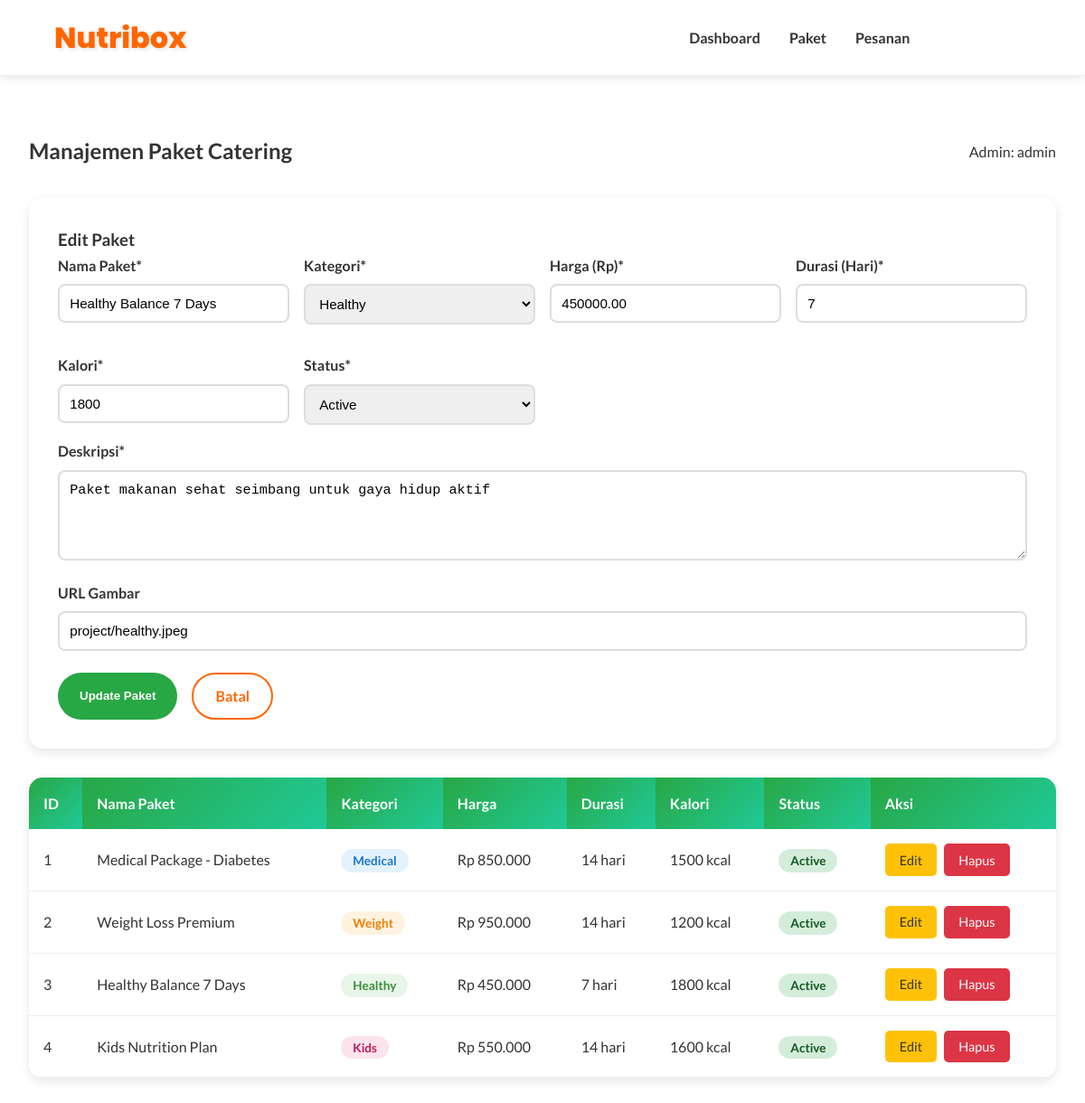
Page /manage_paket.php?edit=3 (signed in) on the committed database.
### tables this page shows
CREATE TABLE paket_catering (
    id INT(11) PRIMARY KEY AUTO_INCREMENT,
    nama_paket VARCHAR(100) NOT NULL,
    kategori ENUM('medical', 'weight', 'healthy', 'kids') NOT NULL,
    deskripsi TEXT,
    harga DECIMAL(10,2) NOT NULL,
    durasi INT(11) DEFAULT 7 COMMENT 'Durasi dalam hari',
    kalori INT(11),
    status ENUM('active', 'inactive') DEFAULT 'active',
    gambar VARCHAR(255),
    created_at TIMESTAMP DEFAULT CURRENT_TIMESTAMP,
    updated_at TIMESTAMP DEFAULT CURRENT_TIMESTAMP ON UPDATE CURRENT_TIMESTAMP
);

### manage_paket.php (the view, shortened to what this page needs)
<?php
require_once 'koneksi.php';
$username = $_SESSION['username'];
$edit_data = null;
if (isset($_GET['edit'])) {
    $id = (int)$_GET['edit'];
    $result = mysqli_query($conn, "SELECT * FROM paket_catering WHERE id = $id");
    $edit_data = mysqli_fetch_assoc($result);
}
$paket_list = mysqli_query($conn, "SELECT * FROM paket_catering ORDER BY created_at DESC");
?>
<!DOCTYPE html>
<html lang="id">
<head>
    <link rel="stylesheet" href="style.css">
</head>
<body>
    <header>
        <div class="container">
            <h1>Nutribox</h1>
            <nav>
                <ul>
                    <li><a href="dashboard.php">Dashboard</a></li>
                    <li><a href="manage_paket.php">Paket</a></li>
                    <li><a href="manage_pesanan.php">Pesanan</a></li>
                    <li><a href="logout.php" class="btn-logout">Logout</a></li>
                </ul>
            </nav>
        </div>
    </header>
    <div class="crud-container">
        <div class="crud-header">
            <h2>Manajemen Paket Catering</h2>
            <span>Admin: <?php echo htmlspecialchars($username); ?></span>
        </div>
        <div class="form-container">
            <h3><?php echo $edit_data ? 'Edit Paket' : 'Tambah Paket Baru'; ?></h3>
            <form method="POST" action="">
                <div class="form-grid">
                    <div class="form-group">
                        <label>Nama Paket*</label>
                        <input type="text" name="nama_paket" value="<?php echo $edit_data['nama_paket'] ?? ''; ?>" required>
                    </div>
                    <div class="form-group">
                        <label>Kategori*</label>
                        <select name="kategori" required>
                            <option value="healthy" <?php echo ($edit_data['kategori'] ?? '') == 'healthy' ? 'selected' : ''; ?>>Healthy</option>
                        </select>
                    </div>
                    <div class="form-group">
                        <label>Harga (Rp)*</label>
                        <input type="number" name="harga" value="<?php echo $edit_data['harga'] ?? ''; ?>" step="1000" required>
                    </div>
                    <div class="form-group">
                        <label>Durasi (Hari)*</label>
                        <input type="number" name="durasi" value="<?php echo $edit_data['durasi'] ?? 7; ?>" required>
                    </div>
                    <div class="form-group">
                        <label>Kalori*</label>
                        <input type="number" name="kalori" value="<?php echo $edit_data['kalori'] ?? ''; ?>" required>
                    </div>
                    <div class="form-group">
                        <label>Status*</label>
                        <select name="status" required>
                            <option value="active" <?php echo ($edit_data['status'] ?? 'active') == 'active' ? 'selected' : ''; ?>>Active</option>
                        </select>
                    </div>
                </div>
                <div class="form-group">
                    <label>Deskripsi*</label>
                    <textarea name="deskripsi" required><?php echo $edit_data['deskripsi'] ?? ''; ?></textarea>
                </div>
                <div class="form-group">
                    <label>URL Gambar</label>
                    <input type="text" name="gambar" value="<?php echo $edit_data['gambar'] ?? 'project/default.jpeg'; ?>">
                </div>
                <div style="display: flex; gap: 1rem; margin-top: 1.5rem;">
                    <button type="submit" class="btn btn-primary">
                        <?php echo $edit_data ? 'Update Paket' : 'Tambah Paket'; ?>
                    </button>
                    <?php if ($edit_data): ?>
                        <a href="manage_paket.php" class="btn btn-outline">Batal</a>
                    <?php endif; ?>
                </div>
            </form>
        </div>
        <div class="table-container">
            <table>
                <thead>
                    <tr>
                        <th>ID</th>
                        <th>Nama Paket</th>
                        <th>Kategori</th>
                        <th>Harga</th>
                        <th>Durasi</th>
                        <th>Kalori</th>
                        <th>Status</th>
                        <th>Aksi</th>
                    </tr>
                </thead>
                <tbody>
                    <?php while ($row = mysqli_fetch_assoc($paket_list)): ?>
                    <tr>
                        <td><?php echo $row['id']; ?></td>
                        <td><?php echo htmlspecialchars($row['nama_paket']); ?></td>
                        <td>
                            <span class="badge badge-<?php echo $row['kategori']; ?>">
                                <?php echo ucfirst($row['kategori']); ?>
                            </span>
                        </td>
                        <td>Rp <?php echo number_format($row['harga'], 0, ',', '.'); ?></td>
                        <td><?php echo $row['durasi']; ?> hari</td>
                        <td><?php echo $row['kalori']; ?> kcal</td>
                        <td>
                            <span class="badge badge-<?php echo $row['status']; ?>">
                                <?php echo ucfirst($row['status']); ?>
                            </span>
                        </td>
                        <td>
                            <div class="action-buttons">
                                <a href="?edit=<?php echo $row['id']; ?>" class="btn-small btn-edit">Edit</a>
                                <a href="?delete=<?php echo $row['id']; ?>"
                                   class="btn-small btn-delete"
                                   onclick="return confirm('Yakin ingin menghapus paket ini?')">Hapus</a>
                            </div>
                        </td>
                    </tr>
                    <?php endwhile; ?>
                </tbody>
            </table>
        </div>
    </div>
</body>
</html>

### style.css (style rules this page uses)
* { margin: 0; padding: 0; box-sizing: border-box; }
body { font-family: 'Lato', sans-serif; line-height: 1.6; color: #333; }
.container { width: 90%; max-width: 1200px; margin: auto; }
.btn { display: inline-block; padding: 0.7rem 1.5rem; border-radius: 50px; font-weight: 600; transition: 0.3s ease; text-decoration: none; cursor: pointer; border: none; }
.btn-primary { background: #28a745; color: #fff; }
.btn-outline { border: 2px solid #ff6600; color: #ff6600; background: transparent; }
header { background: #fff; border-bottom: 1px solid #eee; padding: 1rem 0; position: sticky; top: 0; z-index: 100; box-shadow: 0 2px 10px rgba(0,0,0,0.1); }
header .container { display: flex; justify-content: space-between; align-items: center; }
header h1 { font-family: 'Poppins', sans-serif; font-weight: 800; font-size: 2rem; color: #ff6600; text-shadow: 2px 2px 4px rgba(0,0,0,0.1); }
nav ul { list-style: none; display: flex; gap: 2rem; }
nav a { color: #333; font-weight: 600; text-decoration: none; position: relative; transition: all 0.3s ease; padding: 0.5rem 0; }
nav a::after { content: ""; position: absolute; left: 0; bottom: -4px; width: 0; height: 3px; background: linear-gradient(45deg, #ff6600, #ff8c42); border-radius: 2px; transition: width 0.3s ease; }
.form-group { margin-bottom: 1.5rem; }
.form-group label { display: block; margin-bottom: 0.5rem; color: #333; font-weight: 600; }
.form-group input { width: 100%; padding: 0.8rem; border: 2px solid #ddd; border-radius: 10px; font-size: 1rem; transition: all 0.3s ease; outline: none; }
.btn-logout { background: rgba(255,255,255,0.2); color: white; padding: 0.6rem 1.5rem; border: 2px solid white; border-radius: 25px; text-decoration: none; font-weight: 600; transition: all 0.3s ease; }

### manage_paket.php (style rules this page uses)
.crud-container { max-width: 1200px; margin: 2rem auto; padding: 2rem; }
.crud-header { display: flex; justify-content: space-between; align-items: center; margin-bottom: 2rem; }
.form-container { background: white; padding: 2rem; border-radius: 15px; box-shadow: 0 4px 12px rgba(0,0,0,0.1); margin-bottom: 2rem; }
.form-grid { display: grid; grid-template-columns: repeat(auto-fit, minmax(250px, 1fr)); gap: 1rem; }
.form-group { margin-bottom: 1rem; }
.form-group label { display: block; margin-bottom: 0.5rem; font-weight: 600; color: #333; }
.form-group input, .form-group select, .form-group textarea { width: 100%; padding: 0.7rem; border: 2px solid #ddd; border-radius: 8px; font-size: 0.95rem; }
.form-group textarea { min-height: 100px; resize: vertical; }
.table-container { background: white; border-radius: 15px; box-shadow: 0 4px 12px rgba(0,0,0,0.1); overflow: hidden; }
table { width: 100%; border-collapse: collapse; }
th { background: linear-gradient(135deg, #28a745, #20c997); color: white; padding: 1rem; text-align: left; font-weight: 600; }
td { padding: 1rem; border-bottom: 1px solid #eee; }
.action-buttons { display: flex; gap: 0.5rem; }
.btn-small { padding: 0.4rem 1rem; font-size: 0.9rem; border-radius: 5px; text-decoration: none; display: inline-block; }
.btn-edit { background: #ffc107; color: #333; }
.btn-delete { background: #dc3545; color: white; }
.badge { padding: 0.3rem 0.8rem; border-radius: 20px; font-size: 0.85rem; font-weight: 600; }
.badge-medical { background: #e3f2fd; color: #1976d2; }
.badge-weight { background: #fff3e0; color: #f57c00; }
.badge-healthy { background: #e8f5e9; color: #388e3c; }
.badge-kids { background: #fce4ec; color: #c2185b; }
.badge-active { background: #d4edda; color: #155724; }

### rows in the picture
paket_catering: nama_paket "Healthy Balance 7 Days", kategori "Healthy", harga "450000.00", durasi "7", kalori "1800", status "Active", deskripsi "Paket makanan sehat seimbang untuk gaya hidup aktif", gambar "project/healthy.jpeg", id "3", harga "450.000"
paket_catering: id "1", nama_paket "Medical Package - Diabetes", kategori "Medical", harga "850.000", durasi "14", kalori "1500", status "Active"
paket_catering: id "2", nama_paket "Weight Loss Premium", kategori "Weight", harga "950.000", durasi "14", kalori "1200", status "Active"
paket_catering: id "4", nama_paket "Kids Nutrition Plan", kategori "Kids", harga "550.000", durasi "14", kalori "1600", status "Active"

### other values in the picture
$username "admin"
